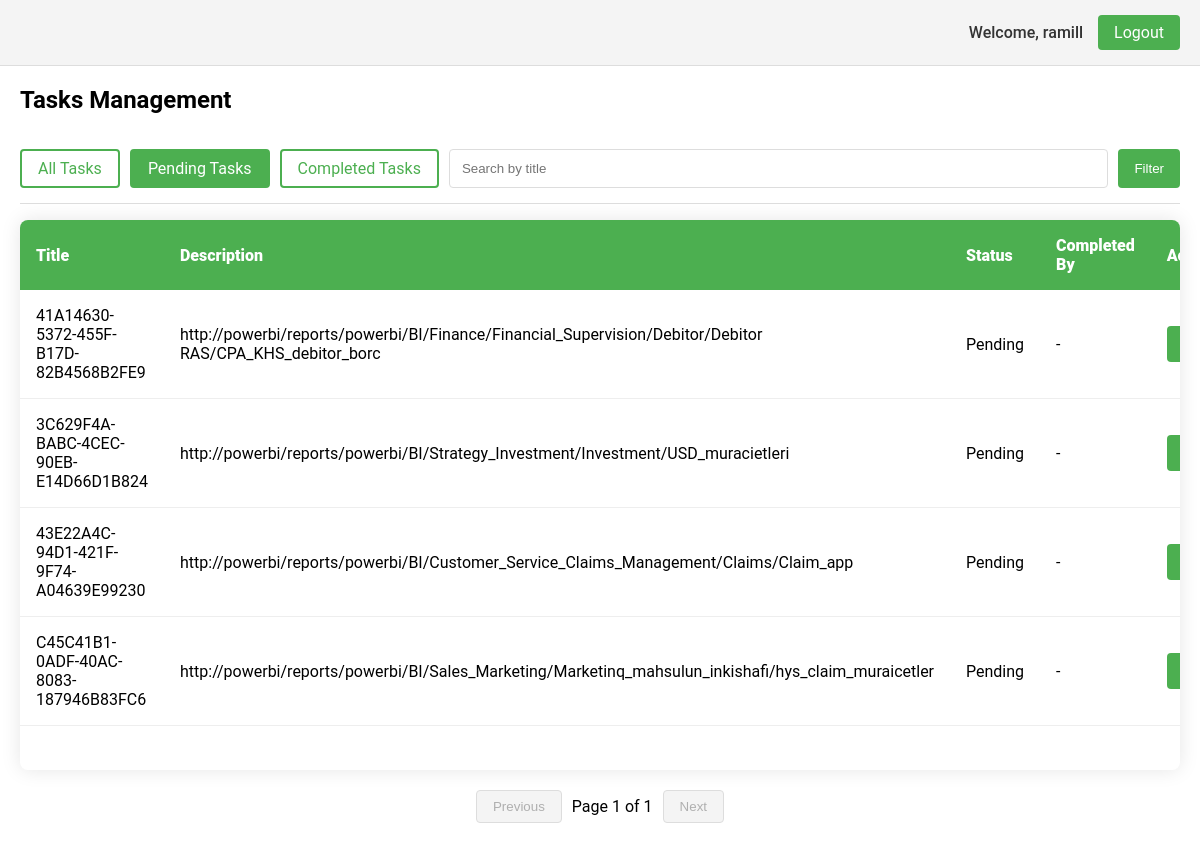
The page /tasks (signed in) on the database its author committed.
### models.py (models this page shows, shortened)
class User(UserMixin, db.Model):
    id = db.Column(db.Integer, primary_key=True)
    username = db.Column(db.String(80), unique=True, nullable=False)
    password_hash = db.Column(db.String(200))
    is_admin = db.Column(db.Boolean, default=False)

class Task(db.Model):
    id = db.Column(db.Integer, primary_key=True)
    title = db.Column(db.String(200))
    description = db.Column(db.Text)
    created_at = db.Column(db.DateTime, default=datetime.utcnow)
    status = db.Column(db.Boolean, default=False)
    completed_at = db.Column(db.DateTime, nullable=True)
    completed_by_id = db.Column(db.Integer, db.ForeignKey('user.id'), nullable=True)
    completed_by = db.relationship('User', foreign_keys=[completed_by_id], backref='completed_tasks')
    assigned_users = db.relationship('User', secondary=task_user, backref=db.backref('assigned_tasks', lazy=True))

### views.py (the view)
@login_required
def task_list():
    is_admin = current_user.is_admin
    if is_admin:
        tasks = Task.query.all()
    else:
        tasks = Task.query.filter(Task.assigned_users.contains(current_user))
    filter_param = request.args.get('filter', 'pending')  # Default to pending
    title_filter = request.args.get('title', '')
    if filter_param == 'completed':
        tasks = [task for task in tasks if task.status]
    elif filter_param == 'pending':
        tasks = [task for task in tasks if not task.status]
    if title_filter:
        tasks = [task for task in tasks if title_filter.lower() in task.title.lower()]
    return render_template('tasks/task_list.html',
                         tasks=tasks,
                         filter=filter_param,
                         title_filter=title_filter,
                         is_admin=is_admin)

### app.py (called while the page is built)
@login_manager.user_loader
def load_user(user_id):
    from models import User
    return User.query.get(int(user_id))

### templates/tasks/task_list.html (shortened to what this page needs)
{% extends "base.html" %}
{% block content %}
<div class="fixed-top-container">
    <div class="header-container">
        {% if current_user.is_authenticated %}
        <div class="user-info">
            <span class="welcome-text">Welcome, {{ current_user.username }}</span>
            <a href="{{ url_for('logout') }}" class="logout-btn">Logout</a>
        </div>
        {% endif %}
    </div>
    <div class="task-list">
        <h2>Tasks Management</h2>
        <div class="filter-buttons">
            <a href="{{ url_for('task_list', filter='all', title=title_filter) }}"
               class="filter-btn {{ 'active' if filter == 'all' }}">All Tasks</a>
            <a href="{{ url_for('task_list', filter='pending', title=title_filter) }}"
               class="filter-btn {{ 'active' if not filter or filter == 'pending' }}">Pending Tasks</a>
            <a href="{{ url_for('task_list', filter='completed', title=title_filter) }}"
               class="filter-btn {{ 'active' if filter == 'completed' }}">Completed Tasks</a>
            <input type="text" id="titleFilter" placeholder="Search by title" value="{{ title_filter }}">
            <button id="filterButton" class="btn-filter">Filter</button>
        </div>
    </div>
</div>
<div class="content-container">
    <div class="table-responsive">
        <table class="task-table">
            <thead>
                <tr>
                    <th>Title</th>
                    <th>Description</th>
                    <th>Status</th>
                    <th>Completed By</th>
                    <th>Action</th>
                </tr>
            </thead>
            <tbody id="taskBody">
                {% for task in tasks %}
                <tr class="{% if task.status %}completed{% endif %}">
                    <td>{{ task.title }}</td>
                    <td>{{ task.description }}</td>
                    <td>{% if task.status %}Done{% else %}Pending{% endif %}</td>
                    <td>{{ task.completed_by.username|default('-') }}</td>
                    <td>
                        {% if not task.status %}
                        <form method="post" action="{{ url_for('mark_done', task_id=task.id) }}">
                            <button type="submit" class="btn-mark-done">Mark as Done</button>
                        </form>
                        {% endif %}
                    </td>
                </tr>
                {% endfor %}
            </tbody>
        </table>
    </div>
    <div class="pagination">
        <button id="prevPage" class="pagination-btn">Previous</button>
        <span id="pageInfo">Page 1</span>
        <button id="nextPage" class="pagination-btn">Next</button>
    </div>
</div>
{% endblock %}

### templates/base.html (shortened to what this page needs)
<!DOCTYPE html>
<html>
<head>
</head>
<body>
    {% block content %}{% endblock %}
</body>
</html>

### templates/tasks/task_list.html (style rules this page uses)
body { margin: 0; padding: 0; font-family: "Roboto", "Helvetica", "Arial", sans-serif; }
.fixed-top-container { position: fixed; top: 0; left: 0; right: 0; z-index: 1000; background-color: white; }
.header-container { display: flex; justify-content: flex-end; padding: 15px 20px; background-color: #f4f4f4; border-bottom: 1px solid #ddd; }
.task-list { padding: 0 20px; }
.filter-buttons { display: flex; gap: 10px; padding: 15px 0; background-color: white; border-bottom: 1px solid #ddd; }
.content-container { margin-top: 200px; padding: 20px; }
.table-responsive { width: 100%; height: calc(100vh - 250px); overflow-y: auto; box-shadow: 0 0 20px rgba(0, 0, 0, 0.1); border-radius: 8px; position: relative; }
.task-table { width: 100%; border-collapse: separate; border-spacing: 0; background: white; }
.task-table th { background-color: #4CAF50; color: white; font-weight: 900; padding: 16px; text-align: left; position: sticky; z-index: 10; border: none; }
.task-table td { padding: 16px; border-bottom: 1px solid #eee; vertical-align: middle; }
.user-info { display: flex; align-items: center; gap: 15px; }
.welcome-text { color: #333; font-weight: 500; }
.task-table td:last-child { text-align: center; vertical-align: middle; height: 100%; }
.btn-mark-done { display: inline-flex; align-items: center; justify-content: center; min-width: 120px; min-height: 36px; margin: auto; background-color: #4CAF50; color: white; padding: 8px 16px; border-radius: 4px; border: none; cursor: pointer; text-decoration: none; transition: background-color 0.3s; }
.task-table td form { display: flex; align-items: center; justify-content: center; height: 100%; }
.logout-btn, .btn-filter { background-color: #4CAF50; color: white; padding: 8px 16px; border-radius: 4px; border: none; cursor: pointer; text-decoration: none; transition: background-color 0.3s; }
.filter-btn { padding: 8px 16px; border: 2px solid #4CAF50; border-radius: 4px; text-decoration: none; color: #4CAF50; background-color: white; transition: all 0.3s; }
.filter-btn.active { background-color: #4CAF50; color: white; }
#titleFilter { flex: 1; padding: 8px 12px; border: 1px solid #ddd; border-radius: 4px; }
.pagination { margin: 20px 0; display: flex; justify-content: center; align-items: center; gap: 10px; }
.pagination-btn { padding: 8px 16px; border: 1px solid #ddd; border-radius: 4px; background-color: #f4f4f4; cursor: pointer; }

### rows shown on the page
User: username "ramill"
Task: title "41A14630-5372-455F-B17D-82B4568B2FE9", description "http://powerbi/reports/powerbi/BI/Finance/Financial_Supervision/Debitor/Debitor RAS/CPA_KHS_debitor_borc", status "Pending", completed_by.username "-"
Task: title "3C629F4A-BABC-4CEC-90EB-E14D66D1B824", description "http://powerbi/reports/powerbi/BI/Strategy_Investment/Investment/USD_muracietleri", status "Pending", completed_by.username "-"
Task: title "43E22A4C-94D1-421F-9F74-A04639E99230", description "http://powerbi/reports/powerbi/BI/Customer_Service_Claims_Management/Claims/Claim_app", status "Pending", completed_by.username "-"
Task: title "C45C41B1-0ADF-40AC-8083-187946B83FC6", description "http://powerbi/reports/powerbi/BI/Sales_Marketing/Marketinq_mahsulun_inkishafi/hys_claim_muraicetler", status "Pending", completed_by.username "-"
